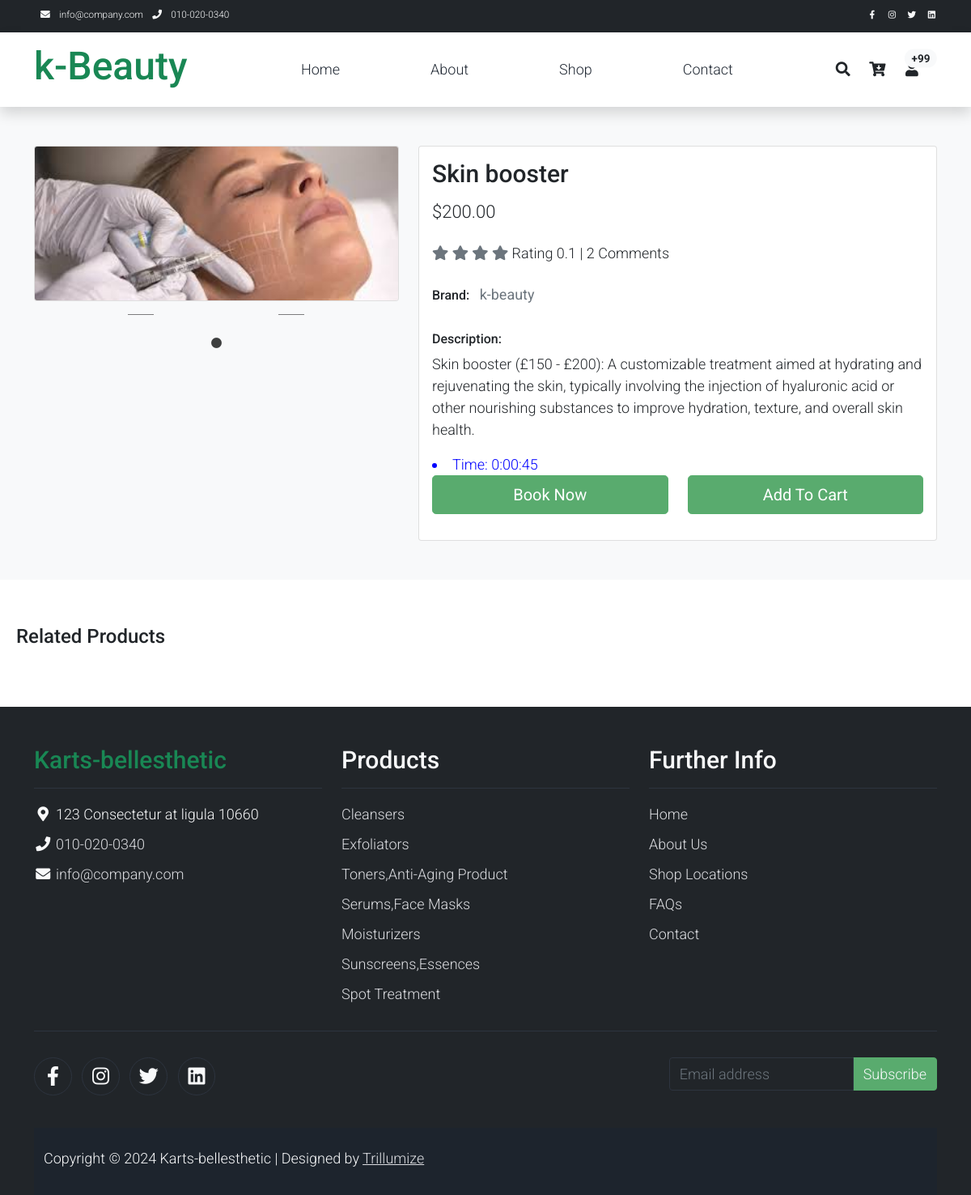
The page /product/14/ on the database its author committed.
### kbeautystore/models.py (models this page shows, shortened)
class Product(models.Model):
    name = models.CharField(max_length=100)
    description = models.TextField()
    price = models.DecimalField(max_digits=10, decimal_places=2)
    image = models.ImageField(upload_to='products/')
    category = models.ForeignKey(Category, on_delete=models.CASCADE)
    rating = models.DecimalField(max_digits=3, decimal_places=1, null=True, blank=True)
    comments_count = models.IntegerField(default=0)
    brand = models.CharField(max_length=100)
    duration_field = models.DurationField(null=True, blank=True)

### kbeautystore/views.py (the view)
# urls.py: path('product/<int:pk>/', views.product_detail, name='product_detail'),
def product_detail(request, pk):
    product = Product.objects.get(pk=pk)
    related_products = Product.objects.filter(category=product.category).exclude(pk=pk)[:4]
    grouped_related_products = [related_products[i:i+3] for i in range(0, len(related_products), 3)]
    return render(request, 'shop-single.html', {'product': product, 'related_products': related_products,'grouped_related_products': grouped_related_products})

### kbeautystore/templatetags/custom_filters.py (called while the page is built)
@register.filter
def make_range(value):
    try:
        if isinstance(value, int):
            return range(value)
        elif isinstance(value, float):
            return range(int(value))
        elif isinstance(value, decimal.Decimal):
            return range(int(value))
        else:
            return range(0)
    except:
        return range(0)

### kbeautystore/templates/shop-single.html (shortened to what this page needs)
{% load custom_filters %}
{% load static %}
<!DOCTYPE html>
<html lang="en">
<head>
    <link rel="stylesheet" href="assets/css/bootstrap.min.css">
    <link rel="stylesheet" href="{% static 'assets/css/bootstrap.min.css' %}">
    <link rel="stylesheet" href="assets/css/templatemo.css">
    <link rel="stylesheet" href="assets/css/custom.css">
    <link rel="stylesheet" href="{% static 'assets/css/templatemo.css' %}">
    <link rel="stylesheet" href="{% static 'assets/css/custom.css' %}">
    <link rel="stylesheet" href="assets/css/fontawesome.min.css">
    <link rel="stylesheet" type="text/css" href="assets/css/slick.min.css">
    <link rel="stylesheet" type="text/css" href="assets/css/slick-theme.css">
    <link rel="stylesheet" href="assets/css/bootstrap.min.css">
    <link rel="stylesheet" href="{% static 'assets/css/bootstrap.min.css' %}">
    <link rel="stylesheet" href="assets/css/templatemo.css">
    <link rel="stylesheet" href="assets/css/custom.css">
    <link rel="stylesheet" href="{% static 'assets/css/templatemo.css' %}">
    <link rel="stylesheet" href="{% static 'assets/css/custom.css' %}">
    <link rel="stylesheet" href="assets/css/fontawesome.min.css">
    <link rel="stylesheet" href="{% static 'assets/css/fontawesome.min.css' %}">
    <link rel="stylesheet" href="{% static 'assets/css/fontawesome.min.css' %}">
</head>
<body>
    <nav class="navbar navbar-expand-lg bg-dark navbar-light d-none d-lg-block" id="templatemo_nav_top">
        <div class="container text-light">
            <div class="w-100 d-flex justify-content-between">
                <div>
                    <i class="fa fa-envelope mx-2"></i>
                    <a class="navbar-sm-brand text-light text-decoration-none" href="mailto:info@company.com">info@company.com</a>
                    <i class="fa fa-phone mx-2"></i>
                    <a class="navbar-sm-brand text-light text-decoration-none" href="tel:010-020-0340">010-020-0340</a>
                </div>
                <div>
                    <a class="text-light" href="https://fb.com/" target="_blank" rel="sponsored"><i class="fab fa-facebook-f fa-sm fa-fw me-2"></i></a>
                    <a class="text-light" href="https://www.instagram.com/" target="_blank"><i class="fab fa-instagram fa-sm fa-fw me-2"></i></a>
                    <a class="text-light" href="https://twitter.com/" target="_blank"><i class="fab fa-twitter fa-sm fa-fw me-2"></i></a>
                    <a class="text-light" href="https://www.linkedin.com/" target="_blank"><i class="fab fa-linkedin fa-sm fa-fw"></i></a>
                </div>
            </div>
        </div>
    </nav>
    <nav class="navbar navbar-expand-lg navbar-light shadow">
        <div class="container d-flex justify-content-between align-items-center">
            <a class="navbar-brand text-success logo h1 align-self-center" href="index.html">
                k-Beauty
            </a>
            <div class="align-self-center collapse navbar-collapse flex-fill  d-lg-flex justify-content-lg-between" id="templatemo_main_nav">
                <div class="flex-fill">
                    <ul class="nav navbar-nav d-flex justify-content-between mx-lg-auto">
                        <li class="nav-item">
                            <a class="nav-link" href="{% url 'index' %}">Home</a>
                        </li>
                        <li class="nav-item">
                            <a class="nav-link" href="{% url 'about' %}">About</a>
                        </li>
                        <li class="nav-item">
                            <a class="nav-link" href="{% url 'shop' %}">Shop</a>
                        </li>
                        <li class="nav-item">
                            <a class="nav-link" href="{% url 'contact' %}">Contact</a>
                        </li>
                    </ul>
                </div>
                <div class="navbar align-self-center d-flex">
                    <a class="nav-icon d-none d-lg-inline" href="#" data-bs-toggle="modal" data-bs-target="#templatemo_search">
                        <i class="fa fa-fw fa-search text-dark mr-2"></i>
                    </a>
                    <a class="nav-icon position-relative text-decoration-none" href="#">
                        <i class="fa fa-fw fa-cart-arrow-down text-dark mr-1"></i>
                    </a>
                    <a class="nav-icon position-relative text-decoration-none" href="#">
                        <i class="fa fa-fw fa-user text-dark mr-3"></i>
                        <span class="position-absolute top-0 left-100 translate-middle badge rounded-pill bg-light text-dark">+99</span>
                    </a>
                </div>
            </div>
        </div>
    </nav>
<section class="bg-light">
    <div class="container pb-5">
        <div class="row">
            <div class="col-lg-5 mt-5">
                <div class="card mb-3">
                    <img class="card-img img-fluid" src="{{ product.image.url }}" alt="{{ product.name }}" id="product-detail">
                </div>
                <div class="row">
                    <div id="multi-item-example" class="col-10 carousel slide carousel-multi-item" data-bs-ride="carousel">
<div id="carousel-related-product" class="carousel slide" data-ride="carousel">
    <a class="carousel-control-prev" href="#carousel-related-product" role="button" data-slide="prev">
        <span class="carousel-control-prev-icon" aria-hidden="true"></span>
    </a>
    <a class="carousel-control-next" href="#carousel-related-product" role="button" data-slide="next">
        <span class="carousel-control-next-icon" aria-hidden="true"></span>
    </a>
</div>
                    </div>
                </div>
            </div>
            <div class="col-lg-7 mt-5">
                <div class="card">
                    <div class="card-body">
                        <h1 class="h2">{{ product.name }}</h1>
                        <p class="h3 py-2">${{ product.price }}</p>
                        <p class="py-2">
                            {% for _ in 5|make_range %}
                                {% if not forloop.counter0 < product.rating|default:0 %}
                                    <i class="fa fa-star text-muted"></i>
                                {% endif %}
                            {% endfor %}
                            <span class="list-inline-item text-dark">Rating {{ product.rating }} | {{ product.comments_count }} Comments</span>
                        </p>
                        <ul class="list-inline">
                            <li class="list-inline-item">
                                <h6>Brand:</h6>
                            </li>
                            <li class="list-inline-item">
                                <p class="text-muted"><strong>{{ product.brand }}</strong></p>
                            </li>
                        </ul>
                        <h6>Description:</h6>
                        <p>{{ product.description }}</p>
                        <li style="font-weight: bold; color: blue;">Time: {{ product.duration_field }}</li>
<form id="paypal-form" method="POST" action="{% url 'paypal_process_payment' %}">
    <div class="row pb-3">
        <div class="col d-grid">
            <button type="submit" class="btn btn-success btn-lg" name="submit" value="book">Book Now</button>
        </div>
        <div class="col d-grid">
            <button type="button" class="btn btn-success btn-lg" name="submit" value="addtocart">Add To Cart</button>
        </div>
    </div>
</form>
                    </div>
                </div>
            </div>
        </div>
    </div>
    <!DOCTYPE html>
    <html lang="en">
    <head>
        <link rel="stylesheet" href="{% static 'css/bootstrap.min.css' %}">
    </head>
    <body>
    <section style="background-color: white;" class="py-5">
        <div class="container" style="max-width: 100%;">
            <div class="row text-left p-2 pb-3">
                <h4>Related Products</h4>
            </div>
        </div>
    </section>
    </body>
    </html>
    <footer class="bg-dark" id="tempaltemo_footer">
        <div class="container">
            <div class="row">
                <div class="col-md-4 pt-5">
                    <h2 class="h2 text-success border-bottom pb-3 border-light logo">Karts-bellesthetic</h2>
                    <ul class="list-unstyled text-light footer-link-list">
                        <li>
                            <i class="fas fa-map-marker-alt fa-fw"></i>
                            123 Consectetur at ligula 10660
                        </li>
                        <li>
                            <i class="fa fa-phone fa-fw"></i>
                            <a class="text-decoration-none" href="tel:010-020-0340">010-020-0340</a>
                        </li>
                        <li>
                            <i class="fa fa-envelope fa-fw"></i>
                            <a class="text-decoration-none" href="mailto:info@company.com">info@company.com</a>
                        </li>
                    </ul>
                </div>
                <div class="col-md-4 pt-5">
                    <h2 class="h2 text-light border-bottom pb-3 border-light">Products</h2>
                    <ul class="list-unstyled text-light footer-link-list">
                        <li><a class="text-decoration-none" href="#">Cleansers</a></li>
                        <li><a class="text-decoration-none" href="#">Exfoliators</a></li>
                        <li><a class="text-decoration-none" href="#">Toners,Anti-Aging Product</a></li>
                        <li><a class="text-decoration-none" href="#">Serums,Face Masks</a></li>
                        <li><a class="text-decoration-none" href="#">Moisturizers</a></li>
                        <li><a class="text-decoration-none" href="#">Sunscreens,Essences</a></li>
                        <li><a class="text-decoration-none" href="#">Spot Treatment</a></li>
                    </ul>
                </div>
                <div class="col-md-4 pt-5">
                    <h2 class="h2 text-light border-bottom pb-3 border-light">Further Info</h2>
                    <ul class="list-unstyled text-light footer-link-list">
                        <li><a class="text-decoration-none" href="{% url 'index' %}">Home</a></li>
                        <li><a class="text-decoration-none" href="{% url 'about' %}">About Us</a></li>
                        <li><a class="text-decoration-none" href="#">Shop Locations</a></li>
                        <li><a class="text-decoration-none" href="{% url 'faq' %}">FAQs</a></li>
                        <li><a class="text-decoration-none" href="{% url 'contact' %}">Contact</a></li>
                    </ul>
                </div>
            </div>
            <div class="row text-light mb-4">
                <div class="col-12 mb-3">
                    <div class="w-100 my-3 border-top border-light"></div>
                </div>
                <div class="col-auto me-auto">
                    <ul class="list-inline text-left footer-icons">
                        <li class="list-inline-item border border-light rounded-circle text-center">
                            <a class="text-light text-decoration-none" target="_blank" href="http://facebook.com/"><i class="fab fa-facebook-f fa-lg fa-fw"></i></a>
                        </li>
                        <li class="list-inline-item border border-light rounded-circle text-center">
                            <a class="text-light text-decoration-none" target="_blank" href="https://www.instagram.com/"><i class="fab fa-instagram fa-lg fa-fw"></i></a>
                        </li>
                        <li class="list-inline-item border border-light rounded-circle text-center">
                            <a class="text-light text-decoration-none" target="_blank" href="https://twitter.com/"><i class="fab fa-twitter fa-lg fa-fw"></i></a>
                        </li>
                        <li class="list-inline-item border border-light rounded-circle text-center">
                            <a class="text-light text-decoration-none" target="_blank" href="https://www.linkedin.com/"><i class="fab fa-linkedin fa-lg fa-fw"></i></a>
                        </li>
                    </ul>
                </div>
                <div class="col-auto">
                    <div class="input-group mb-2">
                        <input type="text" class="form-control bg-dark border-light" id="subscribeEmail" placeholder="Email address" name="email">
                        <div class="input-group-text btn-success text-light" id="subscribeButton">Subscribe</div>
                    </div>
                </div>
        </div>
        <div class="w-100 bg-black py-3">
            <div class="container">
                <div class="row pt-2">
                    <div class="col-12">
                        <p class="text-left text-light">
                            Copyright &copy; 2024 Karts-bellesthetic
                            | Designed by <a rel="sponsored" href="https://trillumize.com" target="_blank">Trillumize</a>
                        </p>
                    </div>
                </div>
            </div>
        </div>
    </footer>
</body>
</html>

### kbeautystore/static/assets/css/templatemo.css (style rules this page uses)
body, ul, li, p, a, label, input, div { font-family: 'Roboto', sans-serif; font-size: 18px !important; font-weight: 300 !important; }
.h1 { font-family: 'Roboto', sans-serif; font-size: 48px !important; font-weight: 200 !important; }
.h2 { font-family: 'Roboto', sans-serif; font-size: 30px !important; font-weight: 300; }
.h3 { font-family: 'Roboto', sans-serif; font-size: 22px !important; }
.logo { font-weight: 500 !important; }
.text-muted { color: #bcbcbc !important; }
.text-success { color: #59ab6e !important; }
.text-light { color: #cfd6e1 !important; }
.bg-dark { background-color: #212934 !important; }
.bg-light { background-color: #e9eef5 !important; }
.bg-black { background-color: #1d242d !important; }
.btn-success { background-color: #59ab6e !important; border-color: #56ae6c !important; }
#templatemo_nav_top { min-height: 40px; }
#templatemo_nav_top * { font-size: .9em !important; }
#templatemo_main_nav a { color: #212934; }
#templatemo_main_nav .navbar .nav-icon { margin-right: 20px; }
.form-control { border: 1px solid #e8e8e8; }
#tempaltemo_footer a { color: #dcdde1; }
#tempaltemo_footer ul.footer-link-list li { padding-top: 10px; }
#tempaltemo_footer ul.footer-icons li { width: 2.6em; height: 2.6em; line-height: 2.6em; }
#tempaltemo_footer .border-light { border-color: #2d343f !important; }
@media (min-width: 768px) { #templatemo_main_nav .navbar-nav { max-width: 450px; } }
@media (min-width: 992px) { #templatemo_main_nav .navbar-nav { max-width: 550px; } }

### kbeautystore/templates/shop-single.html (style rules this page uses)
.carousel-control-prev-icon, .carousel-control-next-icon { background-color: black; }

### rows shown on the page
Product: image (picture), name "Skin booster", price "200.00", rating "0.1", comments_count "2", brand "k-beauty", description "Skin booster (£150 - £200): A customizable treatment aimed at hydrating and rejuvenating the skin, typically involving the injection of hyaluronic acid or other nourishing substances to improve hydration, texture, and overall skin health.", duration_field "0:00:45"
